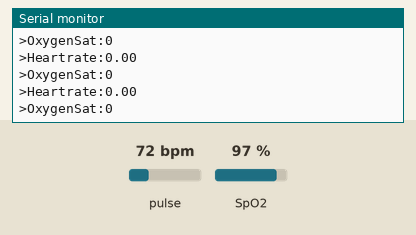
This program was run on a simulated ESP32. Shown: the last lines printed to the serial monitor. Inputs (shaded band) come from the test bench; at power-on: pulse 72 bpm, SpO2 97 %.

Above: at 1.2 s.
1.3 s: pulse set to 42 bpm
2.8 s: SpO2 set to 80 %
At 3.75 s:
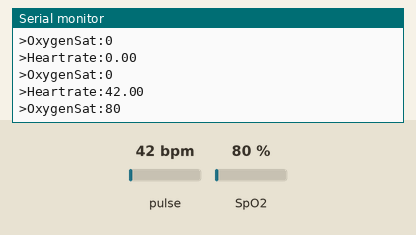
4.3 s: pulse set to 70 bpm
At 4.35 s:
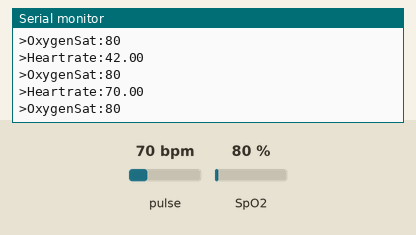
Timing chart, 0 to 7.3 s (numbered marks = the images above; inputs shaded):
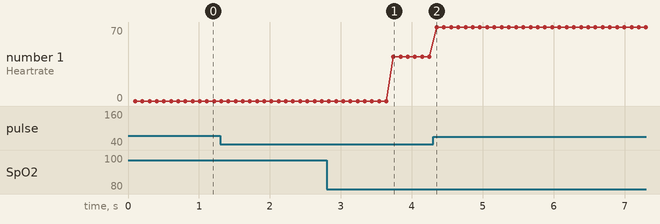

The program:

main.cpp
```cpp
#include <Arduino.h>
#include <Wire.h>
#include "MAX30100_PulseOximeter.h"

const int REPORTING_PERIOD_MS = 100;

PulseOximeter pox;

unsigned long tsLastReport = 0;

void onBeatDetected() {
  Serial.println("B:1");
}

void setup() {
  Serial.begin(115200);

  if (!pox.begin()) {
        Serial.println("FAILED");
        for(;;);
    } else {
        Serial.println("SUCCESS");
    }
  pox.setIRLedCurrent(MAX30100_LED_CURR_46_8MA);

  // pox.setOnBeatDetectedCallback(onBeatDetected);
}

void loop() {
  pox.update();

  if (millis() - tsLastReport > REPORTING_PERIOD_MS) {
    Serial.print(">Heartrate:");
    Serial.println(pox.getHeartRate());
    Serial.print(">OxygenSat:");
    Serial.println(pox.getSpO2());

    tsLastReport = millis();
  }
}
```

Measured:
- after the input at 2.8 s, the serial monitor: prints a new line after 0.94 s (image 1)
- after the input at 4.3 s, the serial monitor: prints a new line after 0.05 s (image 2)
- plotted number 1: 42 → 70 after the input at 4.3 s
